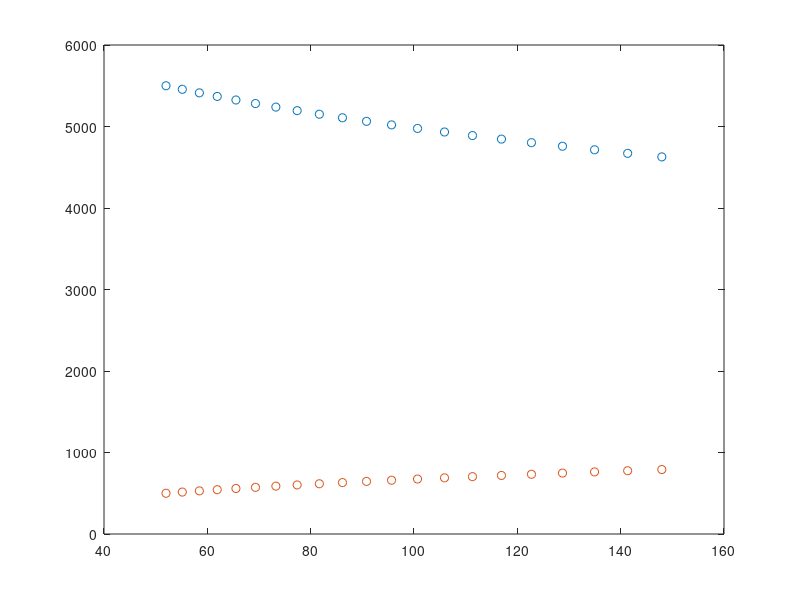
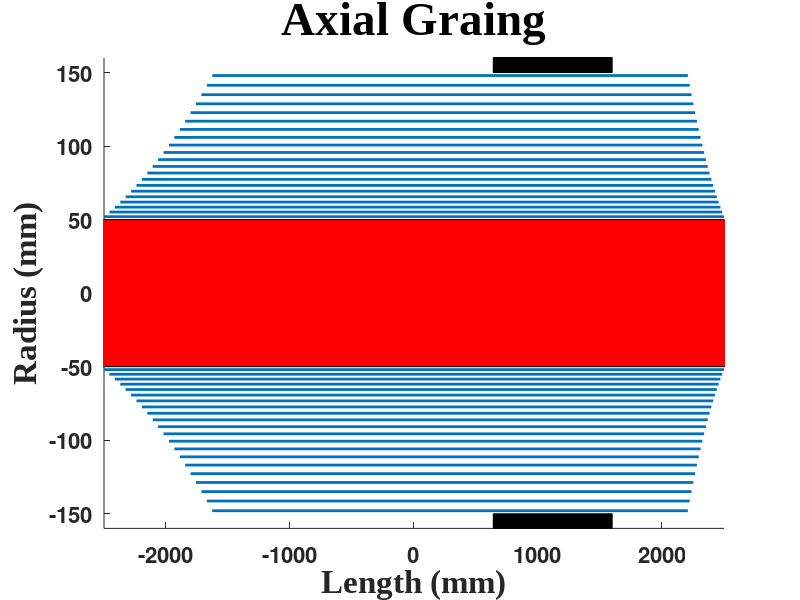
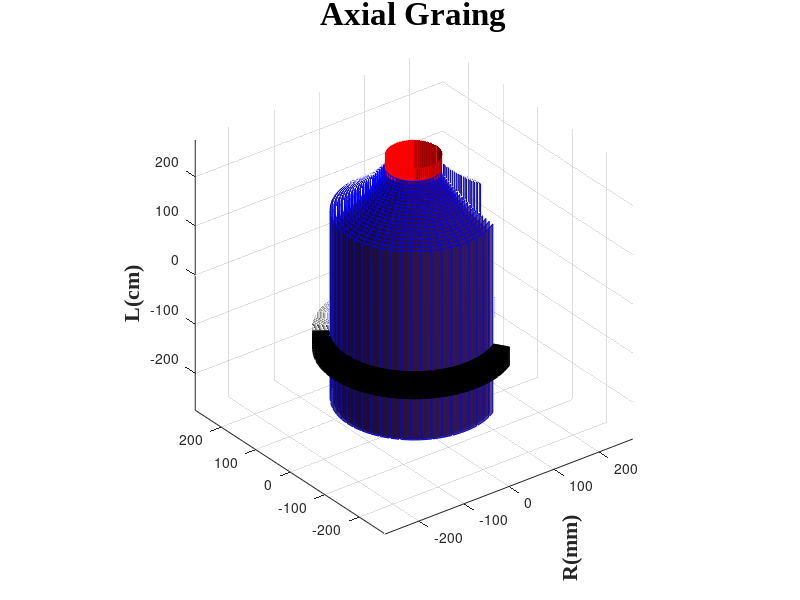

The MATLAB script that drew these images, in order:
%%%%%%%%%%%%%%%%%%%%%%%%%%%%%%%%%%%%%%%%%%%%%%%%%%%%%%%%%%%%%%%%%%%%%%%%%%%
% ELEC6089 High Volatage Insulation Bushing Design                        
% Axial grading calculation                                              
% Author - David Mahmoodi                                                 
% Date - 14/02/2014  
%%%%%%%%%%%%%%%%%%%%%%%%%%%%%%%%%%%%%%%%%%%%%%%%%%%%%%%%%%%%%%%%%%%%%%%%%%%
clc; close all; clear all 
%% Declareing Given Variables 
Voltage = 275000;         %Applied voltage (volt)
Inner_diameter = 100;     %mm
Outer_diameter = 300;     %mm
First_foil_length = 5000; %mm
N = 21;
Foil_Thickness = 0.1;     %mm
First_Gap = 2;            %mm
Last_Gap  = 2;            %mm
E_boundary_surface_Air = 300;   %volt/mm
E_boundary_surface_Oil = 3*300; %volt/mm
%% Defining new variables
Del_Voltage = Voltage/N-1; %Voltage between each foil
b_Air = Del_Voltage/E_boundary_surface_Air;
b_Oil = Del_Voltage/E_boundary_surface_Oil;
%Initialise vectors (22 for 3D plotting)
L = zeros(1,N+1); 
L_Air = zeros(1,N+1);
L_Oil = zeros(1,N+1); 
Radius = zeros(1,N+1);
R_parameter=1.007; % Parameter for adjesting assumption value of r0
%% Calculation
L(1)=First_foil_length; %The first foil is 5000mm and connected to the conductor, no capacitance between conductor and this foil
r0 = Inner_diameter/2 ; %Radius of the conductor
Radius(1)= Inner_diameter/2  + First_Gap; % Radial position of first foil = 52mm
L_Air(1)= L(1)/2;
L_Oil(1)= L(1)/2;
%Calculate the radial positions of all foils
for i=2:N
    L_Air(i)=L_Air(i-1)- b_Air;
    L_Oil(i)=L_Oil(i-1)- b_Oil;
    L(i)= L_Air(i)+L_Oil(i);
end
% Refer to Section 2.2 for an explanation of this assumption
Radius(2)=  Radius(1)* exp( (L(2)/L(1)) * log(Radius(1)/(r0-R_parameter)));
%Follow the iterative formula
for i=3:N     
    Radius(i)= Radius(i-1)* exp( (L(i)/L(i-1)) * log(Radius(i-1)/Radius(i-2)));
end
%For plotting - add the outer shell
L(N+1)=L(N)- .5*L(N);
Radius(N+1)=Radius(N)+ Last_Gap;

%% Ploting
figure
plot(Radius(1:end-1),3000+L_Air(1:end-1),'o');hold on%axis equal
plot(Radius(1:end-1),3000-L_Oil(1:end-1),'o');%axis equal
x=zeros(1,2*(N+1));
y=x; j=1;
for i=1:2:2*(N+1)
    x(i)=L_Air(j);
    x(i+1)=-L_Oil(j);
    y(i)=Radius(j);
    y(i+1)=Radius(j);
    j=j+1;
end
y2=-y;
% 2D Plot
figure
axes('FontSize',16,'fontWeight','bold')
rect_H = rectangle('Position', [-1.1.*x(1),- r0, 2.2*x(1), 2*r0]); 
set(rect_H, 'FaceColor', 'r') 
for i=1:2:2*(N)
    hold on
    line(-x(i:i+1), -y(i:i+1), 'LineWidth',2)
    line(-x(i:i+1), -y2(i:i+1),'LineWidth',2)
    %axis equal
end
rect_H = rectangle('Position', [L(N+1)/3,Outer_diameter/2, L(N+1)/2, 1000]); 
set(rect_H, 'FaceColor',[0, 0, 0])
rect_H = rectangle('Position', [L(N+1)/3,-10-Outer_diameter/2, L(N+1)/2, 10]); 
set(rect_H, 'FaceColor',[0, 0, 0])
title('Axial Graing','FontName', 'Times New Roman','FontSize',34,'fontWeight','bold');
xlabel('Length (mm)','FontName', 'Times New Roman','FontSize',24,'fontWeight','bold')
ylabel('Radius (mm)','FontName', 'Times New Roman','FontSize',24,'fontWeight','bold')
xlim([x(2) x(1)]);ylim([y2(end)-10 y(end)+10])
% 3D Plot
K=50; scl=.1; % Z direction scalling value for plotting
p= 6*N/3+1; %adjusting the Cut in the 3D shap
figure
axes('FontSize',16,'fontWeight','bold')
R=[r0 r0];
[X,Y,Z] = cylinder(R,5*K);
Z(2, :) = (L_Air(1)+ .1*L_Air(1))*scl;
Z(1, :) = - Z(2, :);
surf(X,Y,Z, 'FaceColor',[1,0,0],'EdgeColor', [1,0,0]);
for i=1:N
    hold on
    R=[Radius(i) Radius(i)];
    [X,Y,Z] = cylinder(R,K);
    Z(2,:)= L_Air(i);
    Z(1,:)= -L_Oil(i);
    X = X(:,1:p);
    Y = Y(:,1:p);
    Z = Z(:,1:p)*scl;
    testsubject = surf(X,Y,Z); 
    set(testsubject,'FaceAlpha',0.8,'EdgeColor','b')
    axis equal
end
Ground=Radius(N+1)-1;
for i=1:30
    R=[Ground+i Ground+i];
    [X,Y,Z] = cylinder(R,K);
    Z(2, :) = L(N+1) *scl;
    Z(1, :) = -  Z(2, :);
    X = X(:,1:p);
    Y = Y(:,1:p);
    Z = Z(:,1:p)*scl-100;
    surf(X,Y,Z, 'FaceColor', [0,0,0],'EdgeColor',[0, 0, 0]);
end
camlight
lighting gouraud
title('Axial Graing','FontName','Times New Roman','FontSize',24,'fontWeight','bold');
xlabel('R(mm)','FontName','Times New Roman','FontSize',16,'fontWeight','bold','Rotation',90,'HorizontalAlignment','right')
zlabel('L(cm)','FontName','Times New Roman','FontSize',16,'fontWeight','bold','HorizontalAlignment','right')
%% Saving results to file
FID = fopen('AxialVals21.tex', 'w');
fprintf(FID, '\\begin{table}[!htb]\n');
fprintf(FID, '\\begin{center}\n');
fprintf(FID, '\\begin{tabular}{|c||cc|c||cc|}\n');
fprintf(FID, '\\toprule\n');
fprintf(FID, '\\textbf{Foil N.O} & \\textbf{Radius(mm)} & \\textbf{Length(mm)} & \\textbf{Foil N.O} & \\textbf{Radius(mm)} & \\textbf{Length(mm)}\\\\ \\toprule\n');
Max = floor((N+1)/2); L(N+1)= 00;
for i=1:Max
     fprintf(FID, '%.f & %4.2f & %4.2f & %.f & %4.2f & %4.2f \\\\\n',i,Radius(i),L(i),(i+Max),Radius(i+Max),L(i+Max));
end 
fprintf(FID, '\\bottomrule\n');
fprintf(FID, '\\end{tabular}\n');
fprintf(FID, '\\end{center}\n');
fprintf(FID, '\\caption{Axial Grading Calculations Results}\n');
fprintf(FID, '\\label{table:axialvals}\n');
fprintf(FID, '\\end{table}\n');
fclose(FID);

SID = fopen('Axial-Points-Air.txt', 'w');
for i=1:N
     fprintf(FID, '%f\t%f\t\r\n',Radius(i),3000.1+L_Air(i));
end 
fclose(SID);
SID = fopen('Axial-Points-Oil.txt', 'w');
for i=1:N
     fprintf(FID, '%f\t%f\t\r\n',Radius(i),2999.9-L_Oil(i));
end 
fclose(SID);


